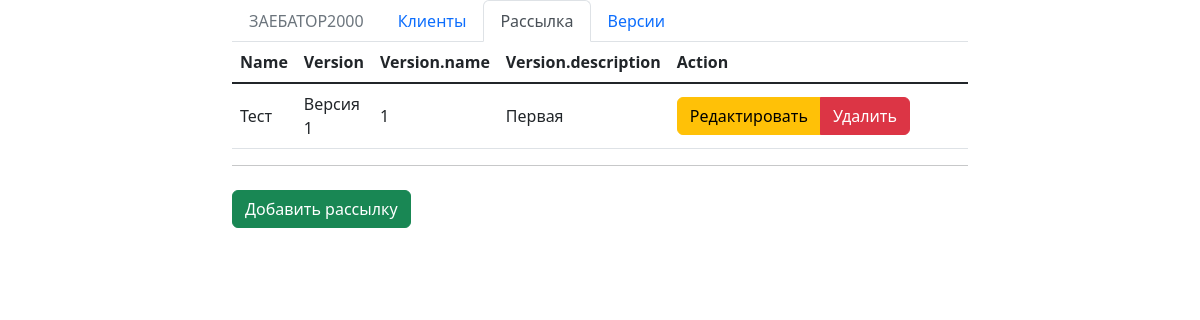
Screenshot of /mailing/list/ with the database file from the repository.
### mails/models.py (models this page shows, shortened)
class Mailing(models.Model):
  name = models.CharField(max_length=200)
  version = models.ForeignKey('Version', on_delete=models.SET_NULL, null=True)
  clients = models.ManyToManyField(Client)

class Version(models.Model):
  name = models.CharField(max_length=200)
  description = models.CharField(max_length=500)
  def __str__(self):
    return 'Версия ' + self.name

### mails/views/mailing.py (the view)
# urls.py: path('mailing/list/', mailing.MailingListView.as_view(), name='mailing-list'),
class MailingListView(ListView):
  extra_context = {'active': 'mailing'}
  model = Mailing
  def get_queryset(self):
      return Mailing.objects.all().select_related('version')

### mails/templates/mails/mailing_list.html
{% extends 'base.html' %}
{% load crispy_forms_tags %}
{% block content %}
  <div class="row">
    <div class="col-12" >
      <table class="table table-hover align-middle">
        <thead>
          <tr>
            <th>Name</th>
            <th>Version</th>
            <th>Version.name</th>
            <th>Version.description</th>
            <th width="420px">Action</th>
          </tr>
        </thead>
        <tbody class="table-group-divider">
          {% for mailing in object_list %}
          <tr>
            <td>{{mailing.name}}</td>
            <td>{{mailing.version}}</td>
            <td>{{mailing.version.name}}</td>
            <td>{{mailing.version.description}}</td>
            <td>
              <div class="btn-group">
                <a href="{% url 'mailing-update' mailing.id %}" class="btn btn-warning">
                  Редактировать
                </a>
                <a href="{% url 'mailing-delete' mailing.id %}" class="btn btn-danger">
                  Удалить
                </a>
              </div>
            </td>
          </tr>
          {%endfor%}
        </tbody>
      </table>
    </div>
  </div>
  <hr class="mt-0 mb-4">
  <a href="{% url 'mailing-add' %}" class="btn btn-success">Добавить рассылку</a>
{% endblock %}

### rows the page displays
Mailing: name "Тест", version "Версия 1", version.name "1", version.description "Первая"
